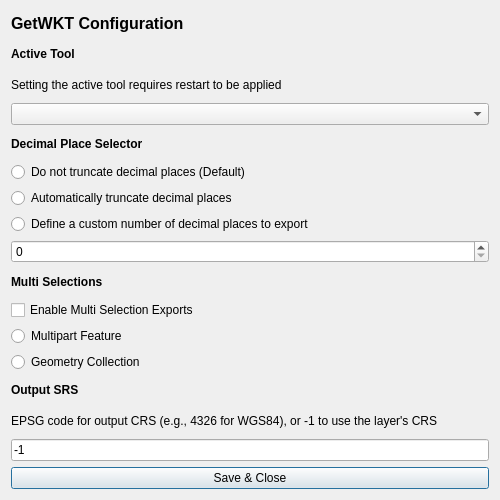
<?xml version="1.0" encoding="UTF-8"?>
<ui version="4.0">
 <class>getwktConfigBase</class>
 <widget class="QDialog" name="getwktConfigBase">
  <property name="geometry">
   <rect>
    <x>0</x>
    <y>0</y>
    <width>500</width>
    <height>500</height>
   </rect>
  </property>
  <property name="minimumSize">
   <size>
    <width>400</width>
    <height>450</height>
   </size>
  </property>
  <property name="windowTitle">
   <string>Get WKT Configuration</string>
  </property>
  <property name="windowIcon">
   <iconset>
    <normaloff>wkt.png</normaloff>wkt.png</iconset>
  </property>
  <layout class="QGridLayout" name="gridLayout">
   <item row="0" column="0">
    <layout class="QVBoxLayout" name="verticalLayout">
     <item>
      <widget class="QLabel" name="lblTitle">
       <property name="font">
        <font>
         <pointsize>12</pointsize>
         <bold>true</bold>
        </font>
       </property>
       <property name="text">
        <string>GetWKT Configuration</string>
       </property>
      </widget>
     </item>
     <item>
      <widget class="QLabel" name="tool_lblActive">
       <property name="font">
        <font>
         <bold>true</bold>
        </font>
       </property>
       <property name="text">
        <string>Active Tool</string>
       </property>
      </widget>
     </item>
     <item>
      <widget class="QLabel" name="tool_lblLabel">
       <property name="text">
        <string>Setting the active tool requires restart to be applied</string>
       </property>
      </widget>
     </item>
     <item>
      <widget class="QComboBox" name="tool_cmbDefault">
       <property name="toolTip">
        <string>Select which output type (WKT, EWKT, or JSON) to use by default (requires restart)</string>
       </property>
      </widget>
     </item>
     <item>
      <widget class="QLabel" name="dp_lblSubTitle">
       <property name="font">
        <font>
         <bold>true</bold>
        </font>
       </property>
       <property name="text">
        <string>Decimal Place Selector</string>
       </property>
      </widget>
     </item>
     <item>
      <widget class="QRadioButton" name="dp_radDefault">
       <property name="toolTip">
        <string>Export with full decimal precision</string>
       </property>
       <property name="text">
        <string>Do not truncate decimal places (Default)</string>
       </property>
      </widget>
     </item>
     <item>
      <widget class="QRadioButton" name="dp_radAuto">
       <property name="toolTip">
        <string>Automatically adjust decimal places based on the CRS units</string>
       </property>
       <property name="text">
        <string>Automatically truncate decimal places</string>
       </property>
      </widget>
     </item>
     <item>
      <widget class="QRadioButton" name="dp_radCustom">
       <property name="toolTip">
        <string>Specify a custom number of decimal places (0-20)</string>
       </property>
       <property name="text">
        <string>Define a custom number of decimal places to export</string>
       </property>
      </widget>
     </item>
     <item>
      <widget class="QSpinBox" name="dp_numCustom">
       <property name="toolTip">
        <string>Number of decimal places to use when custom option is selected</string>
       </property>
       <property name="maximum">
        <number>20</number>
       </property>
      </widget>
     </item>
     <item>
      <widget class="QLabel" name="ms_lblMultiSelect">
       <property name="font">
        <font>
         <bold>true</bold>
        </font>
       </property>
       <property name="text">
        <string>Multi Selections</string>
       </property>
      </widget>
     </item>
     <item>
      <widget class="QCheckBox" name="ms_chkMultiExport">
       <property name="toolTip">
        <string>Allow exporting multiple selected features at once</string>
       </property>
       <property name="text">
        <string>Enable Multi Selection Exports</string>
       </property>
      </widget>
     </item>
     <item>
      <widget class="QRadioButton" name="ms_radMulti">
       <property name="toolTip">
        <string>Export multiple features as a single MultiPart geometry</string>
       </property>
       <property name="text">
        <string>Multipart Feature</string>
       </property>
      </widget>
     </item>
     <item>
      <widget class="QRadioButton" name="ms_radGeomCollection">
       <property name="toolTip">
        <string>Export multiple features as a GeometryCollection</string>
       </property>
       <property name="text">
        <string>Geometry Collection</string>
       </property>
      </widget>
     </item>
     <item>
      <widget class="QLabel" name="srs_lblOutSrs">
       <property name="font">
        <font>
         <bold>true</bold>
        </font>
       </property>
       <property name="text">
        <string>Output SRS</string>
       </property>
      </widget>
     </item>
     <item>
      <widget class="QLabel" name="srs_lblExplanation">
       <property name="text">
        <string>EPSG code for output CRS (e.g., 4326 for WGS84), or -1 to use the layer's CRS</string>
       </property>
      </widget>
     </item>
     <item>
      <widget class="QLineEdit" name="srs_intOutSrs">
       <property name="toolTip">
        <string>Enter an EPSG code (integer) or -1 for no reprojection</string>
       </property>
       <property name="text">
        <string>-1</string>
       </property>
      </widget>
     </item>
     <item>
      <widget class="QPushButton" name="btnAccept">
       <property name="toolTip">
        <string>Save settings and close dialog (Escape)</string>
       </property>
       <property name="text">
        <string>Save &amp;&amp; Close</string>
       </property>
       <property name="default">
        <bool>true</bool>
       </property>
      </widget>
     </item>
    </layout>
   </item>
  </layout>
 </widget>
 <resources/>
 <connections/>
</ui>
